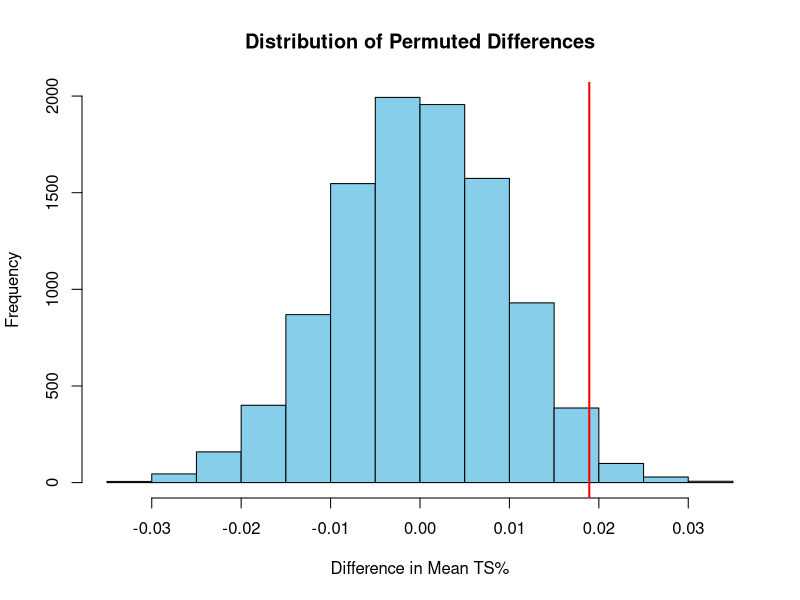

Generate this figure with R:
## ---- chunk 1
knitr::opts_chunk$set(echo = TRUE)
## ---- chunk 2
library(tidyverse)
nba_data <- read.csv("25-25PlayerStats.csv")

# Filter for MpG >= 4 and GP >= 3
cleaned_data <- nba_data %>%
  filter(MpG >= 4, GP >= 3, ORtg <= 160, ORtg >= 50,TO. >= 2,TO. <=50) %>%
  # Ensure stats are numeric for analysis
  mutate(across(c(USG., TS., TO., ORtg, eFG.), as.numeric)) %>%
  drop_na(USG., TS., TO., ORtg) # Remove any remaining incomplete rows

# Quick look at the data
summary(cleaned_data)
## ---- chunk 3
# Define groups 
high_usage <- cleaned_data$TS.[cleaned_data$USG. > 25]
low_usage <- cleaned_data$TS.[cleaned_data$USG. <= 25]

# Observed difference
obs_diff <- mean(high_usage) - mean(low_usage)

# Permutation Test 
set.seed(4714)

n_permutations <- 10000
perm_diffs <- numeric(n_permutations)
all_ts <- c(high_usage, low_usage)
n_high <- length(high_usage)

for (i in 1:n_permutations) {
  shuffled <- sample(all_ts)
  perm_high <- shuffled[1:n_high]
  perm_low <- shuffled[(n_high + 1):length(all_ts)]
  perm_diffs[i] <- mean(perm_high) - mean(perm_low)
}

# Calculate P-value (two-tailed)
p_value <- mean(abs(perm_diffs) >= abs(obs_diff))
print(paste("Permutation P-value:", p_value))

# Visualize the distribution
hist(perm_diffs, main="Distribution of Permuted Differences", 
     xlab="Difference in Mean TS%", col="skyblue")
abline(v = obs_diff, col="red", lwd=2)
